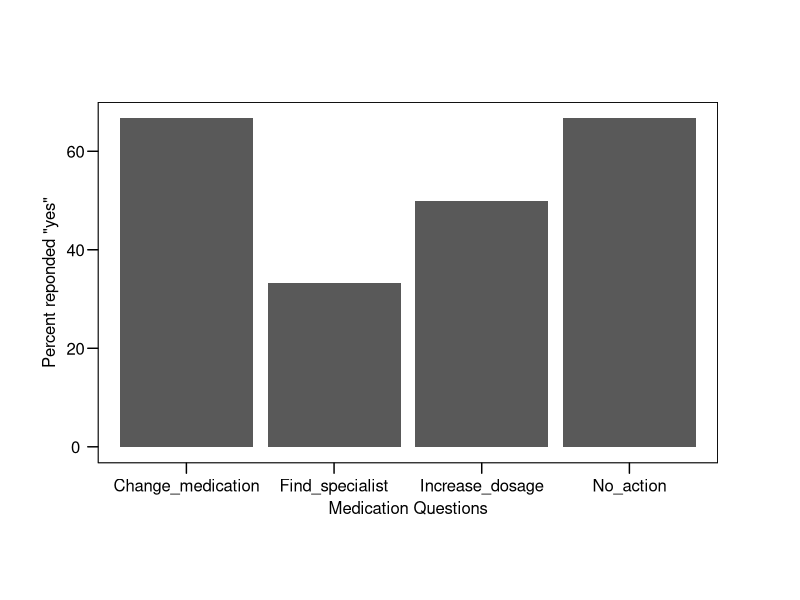

R code for this plot:

# Loading Data
library(readxl)
data <- read_excel("data.xlsx")
View(data)


# counting percent of yes response as per column

percent_yes <- list()
for (i in colnames(data)) {
  percent_yes[[i]] <- sum(data[[i]] == 1)/NROW(data[[i]])*100
  percent_yes <- data.frame(percent_yes)
}

# creating Bar chart 

library(ggplot2)
install.packages('ggthemes')
library(ggthemes)
percent_yes_t<- data.frame(t(percent_yes))

ggplot(percent_yes_t)+aes(x=rownames(percent_yes_t), y=percent_yes_t$t.percent_yes)+ geom_bar(stat = "identity")+ xlab("Medication Questions")+ylab('Percent reponded "yes"')+theme_par()



